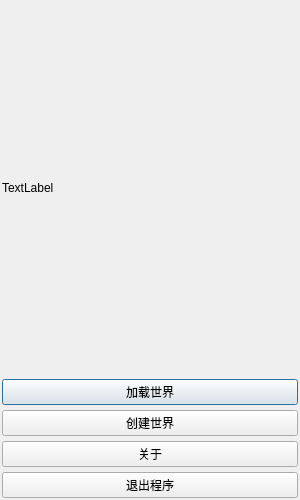
<?xml version="1.0" encoding="UTF-8"?>
<ui version="4.0">
 <class>SimulationLauncher</class>
 <widget class="QDialog" name="SimulationLauncher">
  <property name="enabled">
   <bool>true</bool>
  </property>
  <property name="geometry">
   <rect>
    <x>0</x>
    <y>0</y>
    <width>300</width>
    <height>500</height>
   </rect>
  </property>
  <property name="windowTitle">
   <string>Dialog</string>
  </property>
  <layout class="QVBoxLayout" name="verticalLayout">
   <property name="spacing">
    <number>5</number>
   </property>
   <property name="leftMargin">
    <number>2</number>
   </property>
   <property name="topMargin">
    <number>2</number>
   </property>
   <property name="rightMargin">
    <number>2</number>
   </property>
   <property name="bottomMargin">
    <number>2</number>
   </property>
   <item>
    <widget class="QLabel" name="label">
     <property name="text">
      <string>TextLabel</string>
     </property>
    </widget>
   </item>
   <item>
    <widget class="QPushButton" name="load_map_bt">
     <property name="text">
      <string>加载世界</string>
     </property>
    </widget>
   </item>
   <item>
    <widget class="QPushButton" name="create_map_bt">
     <property name="text">
      <string>创建世界</string>
     </property>
    </widget>
   </item>
   <item>
    <widget class="QPushButton" name="about_bt">
     <property name="text">
      <string>关于</string>
     </property>
    </widget>
   </item>
   <item>
    <widget class="QPushButton" name="exit_bt">
     <property name="text">
      <string>退出程序</string>
     </property>
    </widget>
   </item>
  </layout>
 </widget>
 <resources/>
 <connections/>
</ui>
